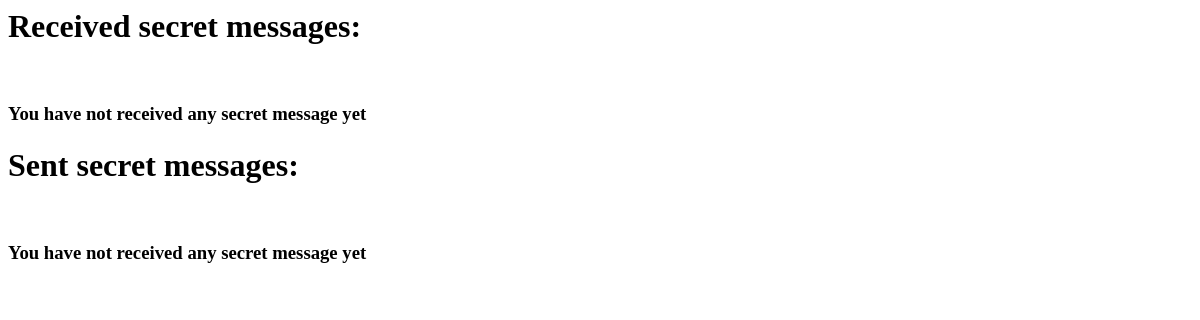
The app's page /profile/pranay/secretmessages (signed in), older data.
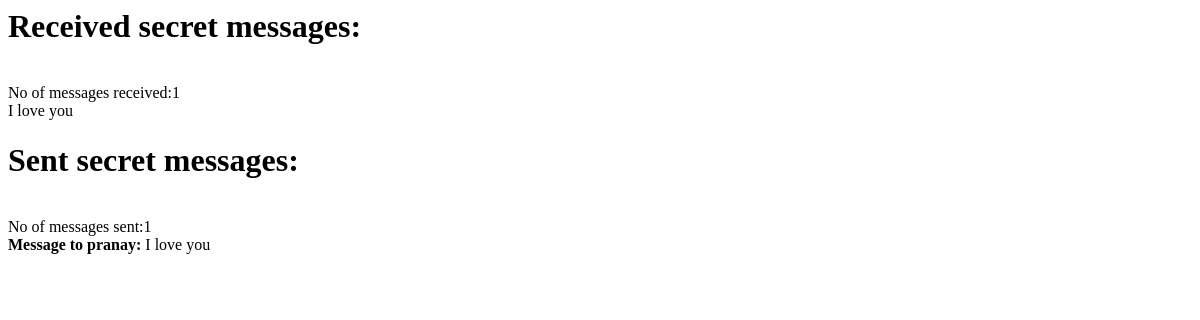
The same page, newer data.
### pages/models.py (models this page shows)
class Secret_Message(models.Model):
    to_username = models.CharField(max_length=64)
    from_username = models.CharField(max_length=64)
    message = models.TextField()
    timestamp_message = models.DateTimeField(auto_now_add=True)

### pages/views.py (the view)
# urls.py: path('profile/<str:name>/secretmessages', secretmessages, name='secretmessages'),
@login_required(login_url='/login')
def secretmessages(request, name):
    authenticated_user = str(request.user)
    if authenticated_user == name:
        datasource_sent  = Secret_Message.objects.filter(from_username=authenticated_user)
        datasource_received = Secret_Message.objects.filter(to_username=authenticated_user)
        ctx ={
            'name' : name,  #profile to be visited
            'datasource_sent': datasource_sent,
            'datasource_received': datasource_received
        }
        return render(request,'pages/secretmessages.html',ctx)
    else:
        return redirect('/profile/'+authenticated_user+'/secretmessages')

### pages/templates/pages/secretmessages.html (shortened to what this page needs)
<h1>Received secret messages:</h1>
{% if datasource_received %}
<span>No of messages received:</span>{{datasource_received|length}} <br>
    <div class="p-3 mb-2 bg-success text-white text-center mt-3">
        {% for data in datasource_received%}
                {{data.message}}
                <br>
        {% endfor %}
    </div>
{% else %}
<h3>You have not received any secret message yet</h3>
{% endif %}
<h1>Sent secret messages:</h1>
{% if datasource_sent %}
<span>No of messages sent:</span>{{datasource_sent|length}} <br>
    <div class="p-3 mb-2 bg-success text-white text-center mt-3">
        {% for data in datasource_sent%}
            <b>Message to {{data.to_username}}:</b>
                {{data.message}}
         <br>
        {% endfor %}
    </div>
{% else %}
<h3>You have not received any secret message yet</h3>
{% endif %}

Row changes from the older to the newer data that the page shows:
added Secret_Message: message "I love you", to_username "pranay"
Text that changed along with them:
{{ datasource_received|length }}: (not shown) → "1"
{{ datasource_sent|length }}: (not shown) → "1"
text no longer shown: "You have not received any secret message yet You have not received any secret message yet"
text now shown: "No of messages received: No of messages sent:"
